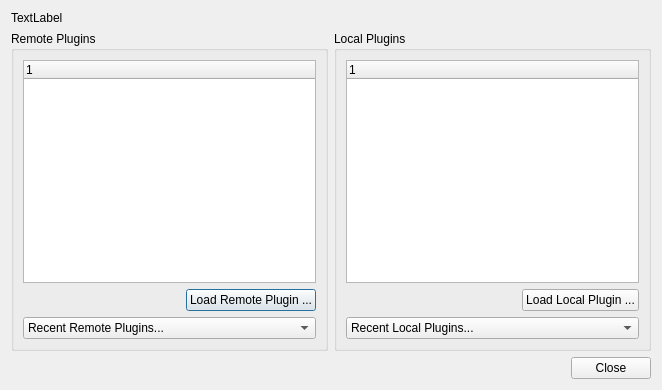
<?xml version="1.0" encoding="UTF-8"?>
<ui version="4.0">
 <class>pqPluginDialog</class>
 <widget class="QDialog" name="pqPluginDialog">
  <property name="geometry">
   <rect>
    <x>0</x>
    <y>0</y>
    <width>662</width>
    <height>390</height>
   </rect>
  </property>
  <property name="windowTitle">
   <string>Plugin Manager</string>
  </property>
  <layout class="QGridLayout">
   <item row="0" column="0" colspan="2">
    <widget class="QLabel" name="HelpText">
     <property name="text">
      <string>TextLabel</string>
     </property>
     <property name="wordWrap">
      <bool>true</bool>
     </property>
    </widget>
   </item>
   <item row="1" column="0">
    <widget class="QGroupBox" name="remoteGroup">
     <property name="sizePolicy">
      <sizepolicy hsizetype="Preferred" vsizetype="Expanding">
       <horstretch>0</horstretch>
       <verstretch>0</verstretch>
      </sizepolicy>
     </property>
     <property name="title">
      <string>Remote Plugins</string>
     </property>
     <layout class="QGridLayout">
      <item row="2" column="0">
       <spacer>
        <property name="orientation">
         <enum>Qt::Horizontal</enum>
        </property>
        <property name="sizeHint" stdset="0">
         <size>
          <width>40</width>
          <height>20</height>
         </size>
        </property>
       </spacer>
      </item>
      <item row="2" column="1">
       <widget class="QPushButton" name="loadRemote">
        <property name="text">
         <string>Load Remote Plugin ...</string>
        </property>
       </widget>
      </item>
      <item row="0" column="0" rowspan="2" colspan="2">
       <widget class="QTreeWidget" name="remotePlugins">
        <property name="contextMenuPolicy">
         <enum>Qt::ActionsContextMenu</enum>
        </property>
        <property name="horizontalScrollBarPolicy">
         <enum>Qt::ScrollBarAsNeeded</enum>
        </property>
        <column>
         <property name="text">
          <string>1</string>
         </property>
        </column>
       </widget>
      </item>
      <item row="3" column="0" colspan="2">
       <widget class="QComboBox" name="RecentRemoteCombo">
        <item>
         <property name="text">
          <string>Recent Remote Plugins...</string>
         </property>
        </item>
       </widget>
      </item>
     </layout>
    </widget>
   </item>
   <item row="1" column="1">
    <widget class="QGroupBox" name="localGroup">
     <property name="title">
      <string>Local Plugins</string>
     </property>
     <layout class="QGridLayout">
      <item row="2" column="1">
       <widget class="QPushButton" name="loadLocal">
        <property name="text">
         <string>Load Local Plugin ...</string>
        </property>
       </widget>
      </item>
      <item row="2" column="0">
       <spacer>
        <property name="orientation">
         <enum>Qt::Horizontal</enum>
        </property>
        <property name="sizeHint" stdset="0">
         <size>
          <width>40</width>
          <height>20</height>
         </size>
        </property>
       </spacer>
      </item>
      <item row="0" column="0" rowspan="2" colspan="2">
       <widget class="QTreeWidget" name="localPlugins">
        <property name="contextMenuPolicy">
         <enum>Qt::ActionsContextMenu</enum>
        </property>
        <property name="horizontalScrollBarPolicy">
         <enum>Qt::ScrollBarAsNeeded</enum>
        </property>
        <column>
         <property name="text">
          <string>1</string>
         </property>
        </column>
       </widget>
      </item>
      <item row="3" column="0" colspan="2">
       <widget class="QComboBox" name="RecentLocalCombo">
        <item>
         <property name="text">
          <string>Recent Local Plugins...</string>
         </property>
        </item>
       </widget>
      </item>
     </layout>
    </widget>
   </item>
   <item row="2" column="0" colspan="2">
    <widget class="QDialogButtonBox" name="buttonBox">
     <property name="orientation">
      <enum>Qt::Horizontal</enum>
     </property>
     <property name="standardButtons">
      <set>QDialogButtonBox::Close</set>
     </property>
    </widget>
   </item>
  </layout>
  <action name="actionReload_Remote_Plugin">
   <property name="text">
    <string>Reload Selected Plugin</string>
   </property>
  </action>
  <action name="actionReload_Local_Plugin">
   <property name="text">
    <string>Reload Selected Plugin</string>
   </property>
  </action>
 </widget>
 <resources/>
 <connections>
  <connection>
   <sender>buttonBox</sender>
   <signal>accepted()</signal>
   <receiver>pqPluginDialog</receiver>
   <slot>accept()</slot>
   <hints>
    <hint type="sourcelabel">
     <x>248</x>
     <y>254</y>
    </hint>
    <hint type="destinationlabel">
     <x>157</x>
     <y>274</y>
    </hint>
   </hints>
  </connection>
  <connection>
   <sender>buttonBox</sender>
   <signal>rejected()</signal>
   <receiver>pqPluginDialog</receiver>
   <slot>reject()</slot>
   <hints>
    <hint type="sourcelabel">
     <x>316</x>
     <y>260</y>
    </hint>
    <hint type="destinationlabel">
     <x>286</x>
     <y>274</y>
    </hint>
   </hints>
  </connection>
 </connections>
</ui>
